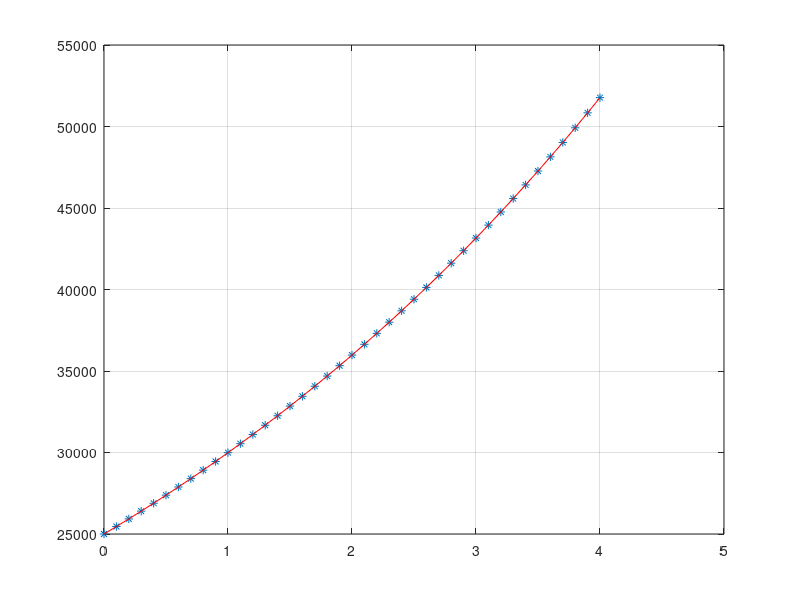

Here is the MATLAB script that generated this plot:
function ExponentialGrowth
    clc
    k = 0.182;
    t(1) = 0;
    p(1) = 25000;
    
    dt = 0.1;
    n = 40;
    
    for i=1:n 
        k1 = k * p(i);
        u = p(i) + dt*k1;
        k2 = k*u;
        p(i+1) = p(i) + ((k1+k2)/2)*dt;
        t(i+1) = t(i) + dt;
    end
    p(i)
    plot(t, p, '*')
    grid on
    hold on
    p = 25000 .* exp(k.*t);
    plot(t, p, 'r')